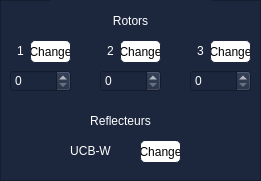
   <widget class="QFrame" name="frame">
    <property name="geometry">
     <rect>
      <x>60</x>
      <y>200</y>
      <width>261</width>
      <height>181</height>
     </rect>
    </property>
    <property name="styleSheet">
     <string notr="true">background-color: rgb(28, 38, 61);
font: 7pt &quot;MS Shell Dlg 2&quot;;
color: rgb(255, 255, 255);
</string>
    </property>
    <property name="frameShape">
     <enum>QFrame::StyledPanel</enum>
    </property>
    <property name="frameShadow">
     <enum>QFrame::Raised</enum>
    </property>
    <widget class="QSpinBox" name="spinBox">
     <property name="geometry">
      <rect>
       <x>10</x>
       <y>70</y>
       <width>61</width>
       <height>22</height>
      </rect>
     </property>
    </widget>
    <widget class="QSpinBox" name="spinBox_2">
     <property name="geometry">
      <rect>
       <x>190</x>
       <y>70</y>
       <width>61</width>
       <height>22</height>
      </rect>
     </property>
    </widget>
    <widget class="QSpinBox" name="spinBox_3">
     <property name="geometry">
      <rect>
       <x>100</x>
       <y>70</y>
       <width>61</width>
       <height>22</height>
      </rect>
     </property>
    </widget>
    <widget class="QLabel" name="label_53">
     <property name="geometry">
      <rect>
       <x>10</x>
       <y>40</y>
       <width>21</width>
       <height>21</height>
      </rect>
     </property>
     <property name="text">
      <string>1</string>
     </property>
     <property name="alignment">
      <set>Qt::AlignCenter</set>
     </property>
    </widget>
    <widget class="QLabel" name="label_54">
     <property name="geometry">
      <rect>
       <x>100</x>
       <y>40</y>
       <width>21</width>
       <height>21</height>
      </rect>
     </property>
     <property name="text">
      <string>2</string>
     </property>
     <property name="alignment">
      <set>Qt::AlignCenter</set>
     </property>
    </widget>
    <widget class="QLabel" name="label_55">
     <property name="geometry">
      <rect>
       <x>190</x>
       <y>40</y>
       <width>21</width>
       <height>21</height>
      </rect>
     </property>
     <property name="text">
      <string>3</string>
     </property>
     <property name="alignment">
      <set>Qt::AlignCenter</set>
     </property>
    </widget>
    <widget class="QPushButton" name="pushButton_3">
     <property name="geometry">
      <rect>
       <x>30</x>
       <y>40</y>
       <width>41</width>
       <height>23</height>
      </rect>
     </property>
     <property name="styleSheet">
      <string notr="true">QPushButton{
border: 1px solid rgb(28, 38, 61);
color: black;
background-color: white;
border-radius: 5px;
}

QPushButton:Hover{
border: 3px solid white;
color: white;
background-color:  rgb(28, 38, 61);
border-radius: 20px;
}</string>
     </property>
     <property name="text">
      <string>Change</string>
     </property>
    </widget>
    <widget class="QPushButton" name="pushButton_4">
     <property name="geometry">
      <rect>
       <x>120</x>
       <y>40</y>
       <width>41</width>
       <height>23</height>
      </rect>
     </property>
     <property name="styleSheet">
      <string notr="true">QPushButton{
border: 1px solid rgb(28, 38, 61);
color: black;
background-color: white;
border-radius: 5px;
}

QPushButton:Hover{
border: 3px solid white;
color: white;
background-color:  rgb(28, 38, 61);
border-radius: 20px;
}</string>
     </property>
     <property name="text">
      <string>Change</string>
     </property>
    </widget>
    <widget class="QPushButton" name="pushButton_5">
     <property name="geometry">
      <rect>
       <x>210</x>
       <y>40</y>
       <width>41</width>
       <height>23</height>
      </rect>
     </property>
     <property name="styleSheet">
      <string notr="true">QPushButton{
border: 1px solid rgb(28, 38, 61);
color: black;
background-color: white;
border-radius: 5px;
}

QPushButton:Hover{
border: 3px solid white;
color: white;
background-color:  rgb(28, 38, 61);
border-radius: 20px;
}</string>
     </property>
     <property name="text">
      <string>Change</string>
     </property>
    </widget>
    <widget class="QPushButton" name="pushButton_6">
     <property name="geometry">
      <rect>
       <x>140</x>
       <y>140</y>
       <width>41</width>
       <height>23</height>
      </rect>
     </property>
     <property name="styleSheet">
      <string notr="true">QPushButton{
border: 1px solid rgb(28, 38, 61);
color: black;
background-color: white;
border-radius: 5px;
}

QPushButton:Hover{
border: 3px solid white;
color: white;
background-color:  rgb(28, 38, 61);
border-radius: 20px;
}</string>
     </property>
     <property name="text">
      <string>Change</string>
     </property>
    </widget>
    <widget class="QLabel" name="label_57">
     <property name="geometry">
      <rect>
       <x>60</x>
       <y>141</y>
       <width>61</width>
       <height>20</height>
      </rect>
     </property>
     <property name="text">
      <string>UCB-W</string>
     </property>
     <property name="alignment">
      <set>Qt::AlignCenter</set>
     </property>
    </widget>
    <widget class="QLabel" name="QLabel_Sortie_2">
     <property name="geometry">
      <rect>
       <x>40</x>
       <y>100</y>
       <width>161</width>
       <height>41</height>
      </rect>
     </property>
     <property name="styleSheet">
      <string notr="true">background-color: rgb(28, 38, 61);
font: 10pt &quot;MS Shell Dlg 2&quot;;
color: rgb(255, 255, 255);
</string>
     </property>
     <property name="text">
      <string>Reflecteurs</string>
     </property>
     <property name="alignment">
      <set>Qt::AlignCenter</set>
     </property>
    </widget>
    <widget class="QLabel" name="QLabel_Sortie_3">
     <property name="geometry">
      <rect>
       <x>50</x>
       <y>0</y>
       <width>161</width>
       <height>41</height>
      </rect>
     </property>
     <property name="styleSheet">
      <string notr="true">background-color: rgb(28, 38, 61);
font: 10pt &quot;MS Shell Dlg 2&quot;;
color: rgb(255, 255, 255);
</string>
     </property>
     <property name="text">
      <string>Rotors</string>
     </property>
     <property name="alignment">
      <set>Qt::AlignCenter</set>
     </property>
    </widget>
   </widget>
